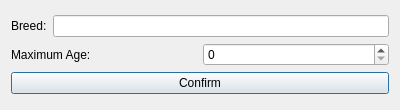
<?xml version="1.0" encoding="UTF-8"?>
<ui version="4.0">
 <class>FilterDialog</class>
 <widget class="QDialog" name="FilterDialog">
  <property name="geometry">
   <rect>
    <x>0</x>
    <y>0</y>
    <width>400</width>
    <height>110</height>
   </rect>
  </property>
  <property name="windowTitle">
   <string>FilterDialog</string>
  </property>
  <layout class="QVBoxLayout" name="verticalLayout_2">
   <item>
    <layout class="QVBoxLayout" name="verticalLayout">
     <item>
      <layout class="QHBoxLayout" name="horizontalLayout_2">
       <item>
        <widget class="QLabel" name="label">
         <property name="text">
          <string>Breed:</string>
         </property>
        </widget>
       </item>
       <item>
        <widget class="QLineEdit" name="breedLineEdit"/>
       </item>
      </layout>
     </item>
     <item>
      <layout class="QHBoxLayout" name="horizontalLayout">
       <item>
        <widget class="QLabel" name="label_2">
         <property name="text">
          <string>Maximum Age:</string>
         </property>
        </widget>
       </item>
       <item>
        <widget class="QSpinBox" name="spinBox"/>
       </item>
      </layout>
     </item>
     <item>
      <widget class="QPushButton" name="pushButton">
       <property name="text">
        <string>Confirm</string>
       </property>
      </widget>
     </item>
    </layout>
   </item>
  </layout>
 </widget>
 <resources/>
 <connections/>
</ui>
